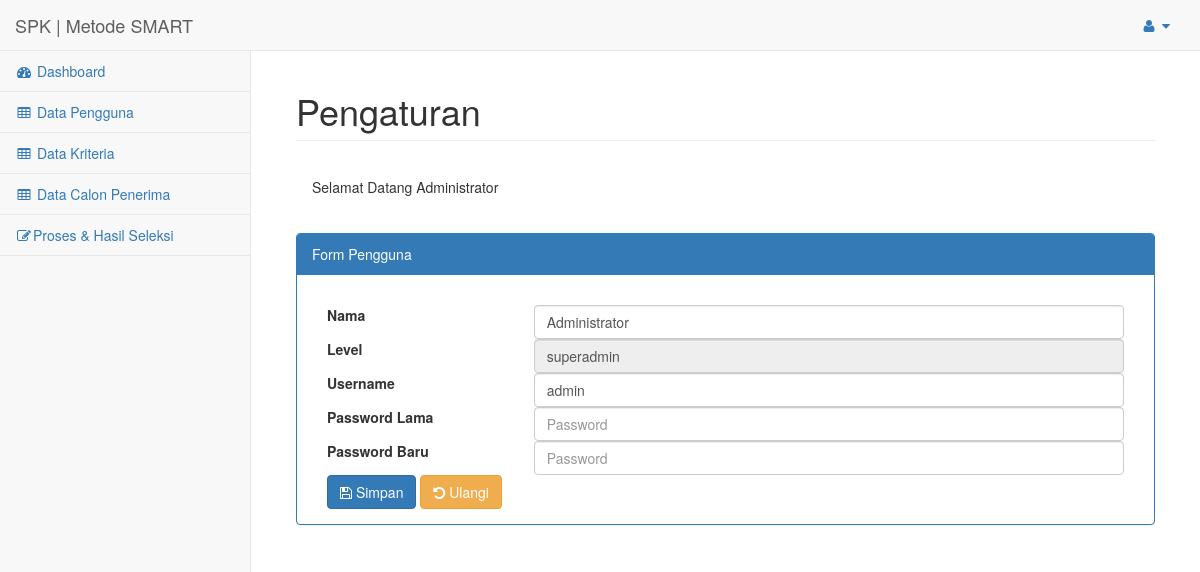
The app's page /index.php?url=pengaturan (signed in) with its own data.
### tables this page shows
CREATE TABLE `pengguna` (
  `id` int(11) NOT NULL AUTO_INCREMENT,
  `nama` varchar(255) NOT NULL,
  `email` varchar(255) DEFAULT NULL,
  `username` varchar(255) NOT NULL,
  `password` varchar(255) NOT NULL,
  `level` varchar(255) NOT NULL,
  PRIMARY KEY (`id`),
  UNIQUE KEY `username` (`username`),
  UNIQUE KEY `email` (`email`)
);

### config/routes.php (called while the page is built, shortened)
<?php
$include = [];
if(isset($_GET['url'])){
	switch ($_GET['url']) {
		case 'pengaturan':
			$include[] = 'halaman/pengguna/pengaturan.php';
			break;
	}
}else{
	$include[] = 'halaman/dashboard.php';
}
?>

### config/pengguna/load_pengguna.php (called while the page is built)
<?php
include 'config/koneksi.php';
$id = $_SESSION['id'];
$hasil = mysqli_query($koneksi, "SELECT * FROM pengguna where id='$id'");
while ($data = mysqli_fetch_assoc($hasil)) {
	$data_pengguna[] = $data;
}
 ?>

### halaman/pengguna/pengaturan.php (the view)
<div id="page-wrapper">
    <div class="container-fluid">
        <div class="row">
            <div class="col-lg-12">
                <h1 class="page-header">Pengaturan</h1>
            </div>
        </div>
        <div class="row">
            <div class="col-lg-12">
                <?php if(isset($_SESSION['pesan'])): ?>
                    <div class="alert alert-<?php echo $_SESSION['warna']; ?> ">
                        <?php echo $_SESSION['pesan']; unset($_SESSION['pesan']) ?>
                    </div>
                <?php endif; ?>
            </div>
        </div>
        <div class="row">
        	<div class="col-lg-12">
        		<div class="panel panel-primary">
        			<div class="panel-heading">
        				Form Pengguna
        			</div>
        			<div class="panel-body">
        				<form action="config/pengguna/proses_ubah_profile.php" method="post">
                            <div class="form-group">
                                <div class="col-lg-3">
                                    <label>Nama</label>
                                </div>
                                <div class="col-lg-9">
                                    <input class="form-control" type="text" name="nama" placeholder="Nama" value="<?php if(isset($data_pengguna)) echo $data_pengguna[0]['nama']; ?>" >
                                </div>
                            </div>
        					<div class="form-group">
                                <div class="col-lg-3">
                                    <label>Level</label>
                                </div>
                                <div class="col-lg-9">
                                    <input class="form-control" type="text" name="level" placeholder="Level" value="<?php if(isset($data_pengguna)) echo $data_pengguna[0]['level']; ?>" disabled>
                                </div>
                            </div>
                            <div class="form-group">
                                <div class="col-lg-3">
                                    <label>Username</label>
                                </div>
                                <div class="col-lg-9">
                                    <input class="form-control" type="text" name="username" placeholder="Username" value="<?php if(isset($data_pengguna)) echo $data_pengguna[0]['username']; ?>" >
                                </div>
                            </div>
                            <div class="form-group">
                                <div class="col-lg-3">
                                    <label>Password Lama</label>
                                </div>
                                <div class="col-lg-9">
                                    <input class="form-control" type="password" name="password_lama" placeholder="Password">
                                </div>
                            </div>
                            <div class="form-group">
                                <div class="col-lg-3">
                                    <label>Password Baru</label>
                                </div>
                                <div class="col-lg-9">
                                    <input class="form-control" type="password" name="password_baru" placeholder="Password">
                                </div>
                            </div>
        					<div class="form-group">
		<div class="col-lg-12">
			<button type="submit" class="btn btn-md btn-primary"><i class="fa fa-save"></i> Simpan</button>
			<button type="reset" class="btn btn-md btn-warning"><i class="fa fa-undo"></i> Ulangi</button>
		</div>
	</div>
        				</form>
        			</div>
        		</div>
        	</div>
        </div>
    </div>
</div>

### index.php (shortened to what this page needs)
<?php
include 'config/routes.php';
 include 'halaman/header.php';
foreach ($req as $key => $value) {
	require_once $value;
}
foreach ($include as $key => $value) {
	require_once $value;
}
include 'halaman/footer.php';
?>

### records on screen
pengguna: nama "Administrator", level "superadmin", username "admin"
